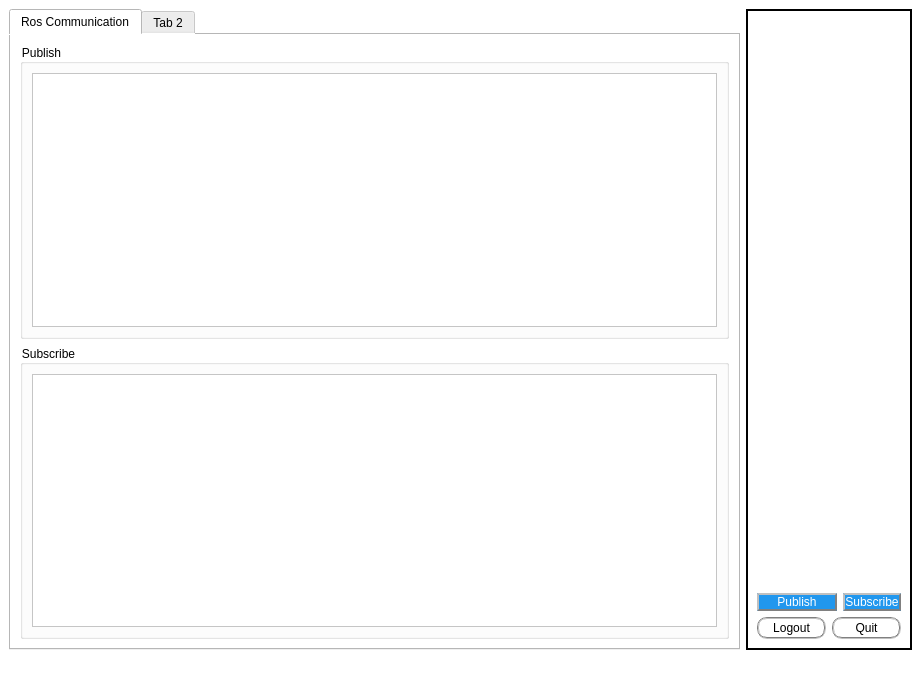
<?xml version="1.0" encoding="UTF-8"?>
<ui version="4.0">
 <class>MainWindow</class>
 <widget class="QMainWindow" name="MainWindow">
  <property name="geometry">
   <rect>
    <x>0</x>
    <y>0</y>
    <width>921</width>
    <height>681</height>
   </rect>
  </property>
  <property name="windowTitle">
   <string>MainWindow</string>
  </property>
  <property name="styleSheet">
   <string notr="true">font: 25 11pt &quot;Umpush&quot;;
background-color: rgb(255, 255, 255);</string>
  </property>
  <widget class="QWidget" name="centralwidget">
   <layout class="QHBoxLayout" name="horizontalLayout_4">
    <item>
     <widget class="QTabWidget" name="tabWidget">
      <widget class="QWidget" name="tab">
       <attribute name="title">
        <string>Ros Communication</string>
       </attribute>
       <layout class="QVBoxLayout" name="verticalLayout_2">
        <item>
         <widget class="QGroupBox" name="groupBox">
          <property name="title">
           <string>Publish</string>
          </property>
          <layout class="QVBoxLayout" name="verticalLayout">
           <item>
            <widget class="QListView" name="view_logging"/>
           </item>
          </layout>
         </widget>
        </item>
        <item>
         <widget class="QGroupBox" name="groupBox_2">
          <property name="title">
           <string>Subscribe</string>
          </property>
          <layout class="QHBoxLayout" name="horizontalLayout_2">
           <item>
            <widget class="QListView" name="view_subscribe"/>
           </item>
          </layout>
         </widget>
        </item>
       </layout>
       <zorder>groupBox</zorder>
       <zorder>frame</zorder>
       <zorder>groupBox_2</zorder>
      </widget>
      <widget class="QWidget" name="tab_2">
       <attribute name="title">
        <string>Tab 2</string>
       </attribute>
      </widget>
     </widget>
    </item>
    <item>
     <widget class="QFrame" name="frame">
      <property name="frameShape">
       <enum>QFrame::WinPanel</enum>
      </property>
      <property name="frameShadow">
       <enum>QFrame::Plain</enum>
      </property>
      <layout class="QVBoxLayout" name="verticalLayout_3">
       <item>
        <spacer name="verticalSpacer">
         <property name="orientation">
          <enum>Qt::Vertical</enum>
         </property>
         <property name="sizeHint" stdset="0">
          <size>
           <width>20</width>
           <height>484</height>
          </size>
         </property>
        </spacer>
       </item>
       <item>
        <layout class="QHBoxLayout" name="horizontalLayout_3">
         <item>
          <widget class="QPushButton" name="pushButton_publish">
           <property name="sizePolicy">
            <sizepolicy hsizetype="Maximum" vsizetype="Preferred">
             <horstretch>10</horstretch>
             <verstretch>10</verstretch>
            </sizepolicy>
           </property>
           <property name="minimumSize">
            <size>
             <width>80</width>
             <height>0</height>
            </size>
           </property>
           <property name="styleSheet">
            <string notr="true">QPushButton{background-color:rgba(33, 151, 238,100%);	
 color: white;   border-radius: 10px;  border: 2px groove gray; border-style: outset;}
QPushButton:pressed{background-color:rgb(22, 123, 238); border-style: inset;color: rgb(46, 52, 54); }
QPushButton:disabled{background-color: rgb(22, 123, 238);border:none;color:rgb(46, 52, 54);}</string>
           </property>
           <property name="text">
            <string>Publish</string>
           </property>
          </widget>
         </item>
         <item>
          <widget class="QPushButton" name="pushButton_subscribe">
           <property name="sizePolicy">
            <sizepolicy hsizetype="Preferred" vsizetype="Preferred">
             <horstretch>0</horstretch>
             <verstretch>0</verstretch>
            </sizepolicy>
           </property>
           <property name="styleSheet">
            <string notr="true">QPushButton{background-color:rgba(33, 151, 238,100%);	
 color: white;   border-radius: 10px;  border: 2px groove gray; border-style: outset;}
QPushButton:pressed{background-color:rgb(22, 123, 238); border-style: inset;color: rgb(46, 52, 54); }
QPushButton:disabled{background-color: rgb(22, 123, 238);border:none;color:rgb(46, 52, 54);}</string>
           </property>
           <property name="text">
            <string>Subscribe</string>
           </property>
          </widget>
         </item>
        </layout>
       </item>
       <item>
        <layout class="QHBoxLayout" name="horizontalLayout">
         <item>
          <widget class="QPushButton" name="pushButton_logout">
           <property name="sizePolicy">
            <sizepolicy hsizetype="Preferred" vsizetype="Fixed">
             <horstretch>0</horstretch>
             <verstretch>0</verstretch>
            </sizepolicy>
           </property>
           <property name="styleSheet">
            <string notr="true">border:2px groove gray;border-radius:10px;padding:2px 4px;</string>
           </property>
           <property name="text">
            <string>Logout</string>
           </property>
          </widget>
         </item>
         <item>
          <widget class="QPushButton" name="pushButton_quit">
           <property name="sizePolicy">
            <sizepolicy hsizetype="Preferred" vsizetype="Fixed">
             <horstretch>0</horstretch>
             <verstretch>0</verstretch>
            </sizepolicy>
           </property>
           <property name="styleSheet">
            <string notr="true">border:2px groove gray;border-radius:10px;padding:2px 4px;</string>
           </property>
           <property name="text">
            <string>Quit</string>
           </property>
          </widget>
         </item>
        </layout>
       </item>
      </layout>
     </widget>
    </item>
   </layout>
   <zorder>frame</zorder>
   <zorder>pushButton_logout</zorder>
   <zorder>pushButton_quit</zorder>
   <zorder>tabWidget</zorder>
  </widget>
  <widget class="QMenuBar" name="menubar">
   <property name="geometry">
    <rect>
     <x>0</x>
     <y>0</y>
     <width>921</width>
     <height>33</height>
    </rect>
   </property>
  </widget>
  <widget class="QStatusBar" name="statusbar"/>
 </widget>
 <resources/>
 <connections>
  <connection>
   <sender>pushButton_quit</sender>
   <signal>clicked()</signal>
   <receiver>MainWindow</receiver>
   <slot>close()</slot>
   <hints>
    <hint type="sourcelabel">
     <x>699</x>
     <y>520</y>
    </hint>
    <hint type="destinationlabel">
     <x>769</x>
     <y>544</y>
    </hint>
   </hints>
  </connection>
 </connections>
</ui>
